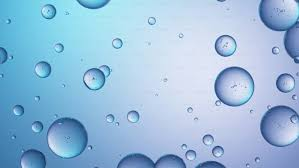
#> input picture basics/contour_input.png, 299 x 168 px, found by its file name
$ python 6contours.py   (older library calls are emulated)
#> lines starting #> are read from the running program, lines starting #| are printed output that depends on the picture; after the words box and inside, x2 and y2 are one past the last pixel; in counts of white or black regions, pixels touching at a corner belong together
import cv2
import numpy as np
from constants import contour_input_img
img = cv2.imread(contour_input_img) # Use an image with clear shapes
#> img is the input picture: shape (168, 299, 3); mean B, G, R 220.4, 189.6, 152.7
gray = cv2.cvtColor(img, cv2.COLOR_BGR2GRAY)
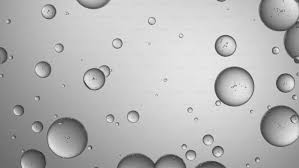
#> gray: shape (168, 299); min 41, max 245, mean 182.1

# 1. Edges
sobelx = cv2.Sobel(gray, cv2.CV_64F, 1, 0, ksize=5)
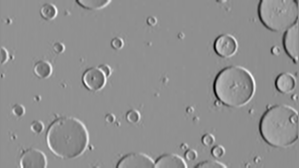
#> sobelx: shape (168, 299) float64; min -6966, max 5370, mean 9.9; drawn with min black and max white
canny = cv2.Canny(gray, 50, 150)
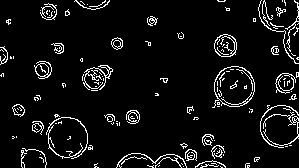
#> canny: shape (168, 299); 6.6% white in thin lines or dots

# 2. Contours & Hierarchy
# RETR_TREE retrieves all contours and creates a full family hierarchy
contours, hierarchy = cv2.findContours(canny, cv2.RETR_TREE, cv2.CHAIN_APPROX_SIMPLE)
#> contours = 196 contours, 170 with area under 20; largest, box (x1, y1, x2, y2) and area: (212, 66, 255, 108) 1282, (214, 66, 255, 107) 1250, (214, 34, 237, 57) 396, (214, 34, 236, 57) 346, (34, 61, 52, 79) 148

for cnt in contours:
    area = cv2.contourArea(cnt)
    if area > 50: # Ignore tiny noise
        # Perimeter
        peri = cv2.arcLength(cnt, True)
        # Shape Approx
        approx = cv2.approxPolyDP(cnt, 0.02 * peri, True)

        # Bounding Box & Circle
        x, y, w, h = cv2.boundingRect(cnt)
        (cx, cy), radius = cv2.minEnclosingCircle(cnt)

        # Draw everything
        cv2.drawContours(img, [cnt], -1, (0, 255, 0), 2)
        cv2.rectangle(img, (x, y), (x + w, y + h), (255, 0, 0), 2)
        cv2.circle(img, (int(cx), int(cy)), int(radius), (0, 0, 255), 2)
#> this loop made 196 passes
#> (area, peri, x, y, w, h, cx, cy) on passes 47, 49, 62, 63, 71, 72, 102, 104, 119, 124, 126, 143: (68.5, 74.18, 32, 121, 12, 14, 37, 127.5), (54.5, 43.7, 32, 123, 10, 10, 36.26, 127.2), (106, 81.94, 126, 110, 14, 14, 132.5, 116.3), (96.5, 63.36, 128, 110, 12, 13, 134, 116), (98, 42.63, 12, 104, 13, 13, 17.74, 110.1), (89.5, 50.53, 12, 104, 13, 12, 17.83, 109.5), (1281.5, 167.8, 212, 66, 43, 42, 230.9, 89.86), (1249.5, 208.9, 214, 66, 41, 41, 234, 86.18), (80.5, 301.6, 83, 65, 30, 25, 97.89, 76.81), (147.5, 124, 34, 61, 18, 18, 42.3, 69.27), (124, 65.6, 35, 63, 14, 14, 41.68, 69.42), (99.5, 38.38, 111, 37, 12, 13, 116.7, 42.92)
#> area on passes 20, 51, 52, 53, 57: 29.5, 41.5, 21.5, 20.5, 40
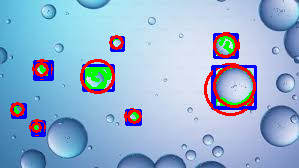
#> img: shape (168, 299, 3); 8.14% of pixels changed, all inside (x1, y1, x2, y2) = (10, 32, 257, 137)

cv2.imshow('Analysis', img)
cv2.waitKey(0)
cv2.destroyAllWindows()
